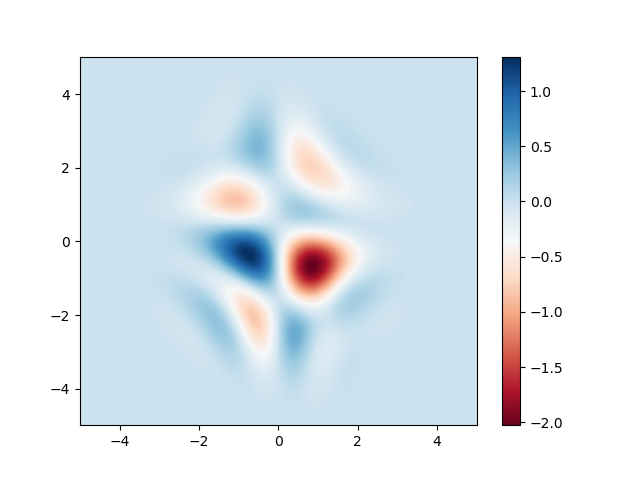

Write Python code to recreate this figure.
# -*- coding: utf-8 -*-
"""
Created on Tue Nov 24 13:40:17 2020

@author: Julien
"""

import matplotlib.pyplot as plt

import numpy as np

fig,ax = plt.subplots(1,1)

X = np.linspace(-5,5,1000)
Y = np.linspace(-5,5,1000)
XX,YY = np.meshgrid(X,Y)
f = lambda x,y : 4*np.exp(-(x**2/2 + y**2/4))*np.sin(x*(y-1/2))*np.cos(x/2+y)

colormap = ax.pcolormesh(XX,YY,f(XX,YY), cmap='RdBu')
fig.colorbar(colormap)


# fig2 = plt.figure()
# ax2 = fig2.gca(projection='3d')

# X = np.linspace(-5,5,50)
# Y = np.linspace(-5,5,50)
# XX,YY = np.meshgrid(X,Y)
# f = lambda x,y : 4*np.exp(-(x**2/2 + y**2/4))*np.sin(x*(y-1/2))*np.cos(x/2+y)
# Z = f(XX,YY)
# 
#surf = ax2.plot_surface(XX, YY, Z, cmap='RdBu')
#fig2.colorbar(surf)
plt.show()
